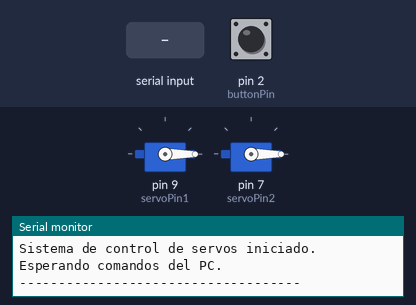
This sketch was run on a simulated Arduino Uno, built with avr-gcc and run on an emulated ATmega328P. On the bench: 2 × servo, the last lines printed to the serial monitor. The test bench sets the inputs (shaded band); at power-on: pin 2 (buttonPin) HIGH. Random numbers use the default seed unless the sketch sets one.

Above: at 2.2 s.
2.3 s: "1" received over Serial
At 3.07 s:
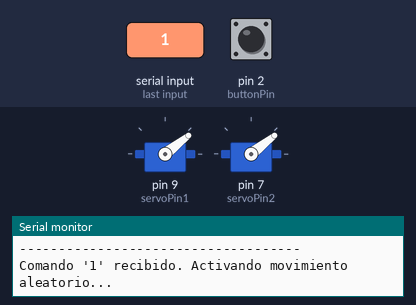
5.3 s: pin 2 (buttonPin) pulled LOW for 0.15 s
At 5.45 s:
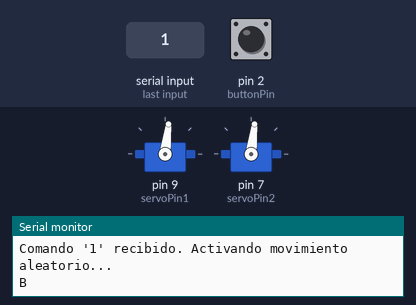
8.3 s: "0" received over Serial
At 8.76 s:
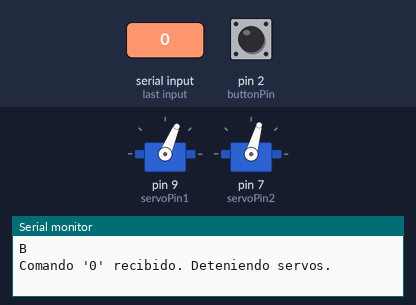
Timing chart, 0 to 11.7 s (numbered marks = the images above; inputs shaded):
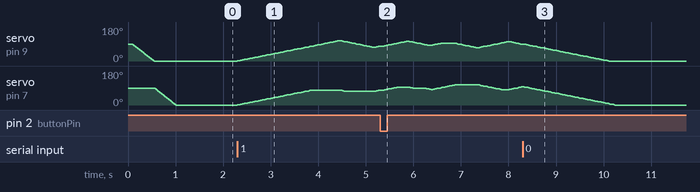

The sketch:

testarduinobuttonservoV2.ino
```cpp
#include <Servo.h> // Incluye la librería para controlar servos

// --- PINES DE CONEXIÓN ---
const int buttonPin = 2; // Pin digital para el botón
const int servoPin1 = 9; // Pin digital para el primer servo
const int servoPin2 = 7; // Pin digital para el segundo servo

// --- OBJETOS Y VARIABLES ---
Servo myServo1;    // Objeto para el primer servo
Servo myServo2;    // Objeto para el segundo servo

// Ángulos de movimiento para los servos
// Rango de movimiento de +/- 20 grados respecto al centro (90)
const int ANGLE_MIN_RANDOM = 70;
const int ANGLE_MAX_RANDOM = 110;
const int ANGLE_STOP = 0; // Posición de parada inicial

// Variables para la lógica del botón
int lastButtonState = HIGH; // Estado anterior del botón (INPUT_PULLUP es HIGH por defecto)

// Variables de control de movimiento
bool isMovingRandomly = false;
int targetAngle1 = ANGLE_STOP;
int targetAngle2 = ANGLE_STOP;
int currentAngle1 = ANGLE_STOP;
int currentAngle2 = ANGLE_STOP;
unsigned long lastMoveTime = 0;
const long MOVE_INTERVAL = 20; // Intervalo en milisegundos para actualizar el movimiento

void setup() {
  // Inicia la comunicación serie a 9600 baudios
  Serial.begin(9600);
  Serial.println("------------------------------------");
  Serial.println("Sistema de control de servos iniciado.");
  Serial.println("Esperando comandos del PC.");
  Serial.println("------------------------------------");

  // Configura el pin del botón como entrada con resistencia interna
  pinMode(buttonPin, INPUT_PULLUP);

  // Adjunta los servos a sus respectivos pines
  myServo1.attach(servoPin1);
  myServo2.attach(servoPin2);

  // Mueve los servos a la posición de parada inicial de forma suave
  smoothMove(myServo1, ANGLE_STOP, 5);
  smoothMove(myServo2, ANGLE_STOP, 5);
  currentAngle1 = ANGLE_STOP;
  currentAngle2 = ANGLE_STOP;
}

void loop() {
  // --- 1. PROCESAR COMANDOS SERIALES DEL PC ---
  if (Serial.available() > 0) {
    char command = Serial.read();

    if (command == '1') {
      Serial.println("Comando '1' recibido. Activando movimiento aleatorio...");
      isMovingRandomly = true;
    } else if (command == '0') {
      Serial.println("Comando '0' recibido. Deteniendo servos.");
      isMovingRandomly = false;
      // Los servos se moverán suavemente a la posición de parada
      targetAngle1 = ANGLE_STOP;
      targetAngle2 = ANGLE_STOP;
    }
  }

  // --- 2. DETECCIÓN DE BOTÓN ---
  int currentButtonState = digitalRead(buttonPin);
  if (currentButtonState == LOW && lastButtonState == HIGH) {
    delay(50);
    Serial.println("B");
  }
  lastButtonState = currentButtonState;

  // --- 3. CONTROL DEL MOVIMIENTO DE SERVOS ---
  unsigned long currentMillis = millis();

  if (isMovingRandomly) {
    // Genera un nuevo ángulo aleatorio si los servos han llegado a su destino
    if (currentAngle1 == targetAngle1 && currentAngle2 == targetAngle2) {
      targetAngle1 = random(ANGLE_MIN_RANDOM, ANGLE_MAX_RANDOM + 1);
      targetAngle2 = random(ANGLE_MIN_RANDOM, ANGLE_MAX_RANDOM + 1);
    }

    // Mueve los servos suavemente hacia el ángulo objetivo
    if (currentMillis - lastMoveTime >= MOVE_INTERVAL) {
      lastMoveTime = currentMillis;

      if (currentAngle1 < targetAngle1) {
        currentAngle1++;
      } else if (currentAngle1 > targetAngle1) {
        currentAngle1--;
      }
      myServo1.write(currentAngle1);

      if (currentAngle2 < targetAngle2) {
        currentAngle2++;
      } else if (currentAngle2 > targetAngle2) {
        currentAngle2--;
      }
      myServo2.write(currentAngle2);
    }
  } else {
    // Si el movimiento aleatorio está detenido, asegura que los servos vuelvan a 0
    if (currentAngle1 != ANGLE_STOP || currentAngle2 != ANGLE_STOP) {
      if (currentMillis - lastMoveTime >= MOVE_INTERVAL) {
        lastMoveTime = currentMillis;

        if (currentAngle1 > ANGLE_STOP) {
          currentAngle1--;
        }
        if (currentAngle2 > ANGLE_STOP) {
          currentAngle2--;
        }
        myServo1.write(currentAngle1);
        myServo2.write(currentAngle2);
      }
    }
  }
}

// Función auxiliar para mover un servo suavemente a un ángulo de destino
void smoothMove(Servo& servo, int target, int speed) {
  int current = servo.read();
  if (current < target) {
    for (int i = current; i <= target; i++) {
      servo.write(i);
      delay(speed);
    }
  } else {
    for (int i = current; i >= target; i--) {
      servo.write(i);
      delay(speed);
    }
  }
}
```
